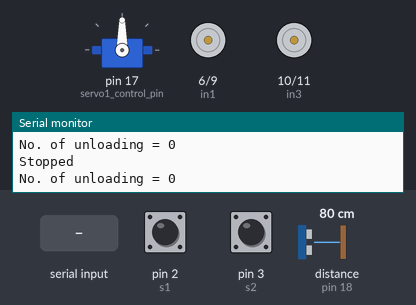
The sketch below on a simulated Arduino Uno, built with avr-gcc and run on an emulated ATmega328P. On the bench: servo, motor-driver pin pairs drawn as motors (green arrow = first pin HIGH = forward, orange = second pin HIGH = backward, longer = more drive, scaled by the enable pin), the last lines printed to the serial monitor. The test bench sets the inputs (shaded band); at power-on: distance to the obstacle (sensor on pin 18) 80 cm, pin 2 (s1) HIGH, pin 3 (s2) HIGH. The echo pulse lasts 58.3 µs per cm.

Above: at 1.2 s.
1.3 s: "F\n" received over Serial
At 2.5 s:
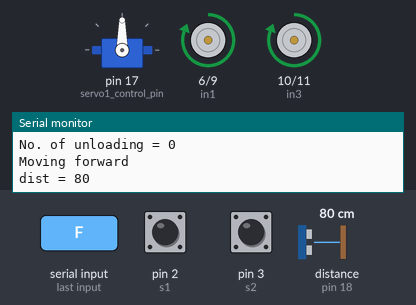
2.8 s: distance to the obstacle (sensor on pin 18) set to 18 cm
4.3 s: distance to the obstacle (sensor on pin 18) set to 13 cm
At 4.8 s:
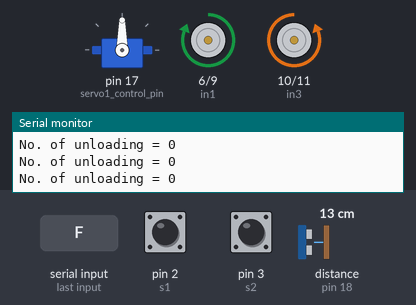
6.5 s: byte 66 ('B') received over Serial
At 7.2 s:
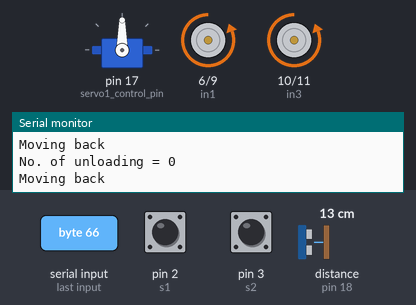
8.0 s: byte 82 ('R') received over Serial
At 9.2 s:
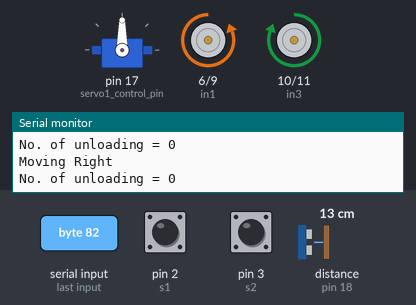
9.5 s: byte 87 ('W') received over Serial
At 12.5 s:
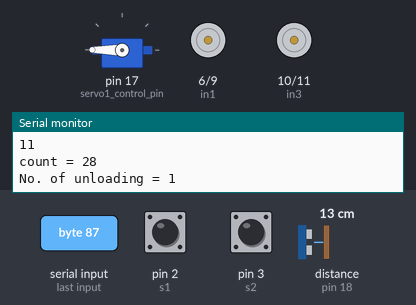
Timing chart, 0 to 13.5 s (numbered marks = the images above; inputs shaded):
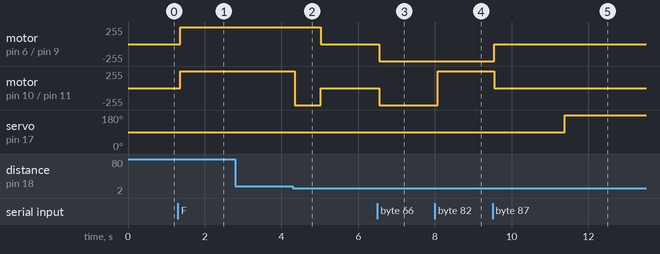

Measured:
- the behaviour switches between 16 and 15 cm on distance to the obstacle (sensor on pin 18) (found by bisection; images 1 and 2)
- after the input at 1.3 s, motor on pin 6 (in1) / pin 9 (in2), motor on pin 10 (in3) / pin 11 (in4): stopped → forward 255/255 after 0.06 s
- after the input at 4.3 s, motor on pin 6 (in1) / pin 9 (in2): forward 255/255 → stopped after 0.73 s; motor on pin 10 (in3) / pin 11 (in4): forward 255/255 → backward 255/255 at once, → stopped 0.69 s later
- after the input at 6.5 s, motor on pin 6 (in1) / pin 9 (in2), motor on pin 10 (in3) / pin 11 (in4): stopped → backward 255/255 at once
- after the input at 8.0 s, motor on pin 10 (in3) / pin 11 (in4): backward 255/255 → forward 255/255 after 0.07 s
- after the input at 9.5 s, motor on pin 6 (in1) / pin 9 (in2): backward 255/255 → stopped after 0.05 s; motor on pin 10 (in3) / pin 11 (in4): forward 255/255 → stopped after 0.05 s; servo on pin 17 (servo1_control_pin): 90° → 180° after 1.9 s

The sketch:

project.ino
```cpp
#include <Servo.h>

  Servo myservo1;


  int servo1_control_pin = 17;

  int unload_counts = 0;

  int servo1_pos = 0;
  int servo2_pos = 0;
  // Motor A, TivaC and L298N connections
  int enA = 14;   //ENABLE pin (PD3) for Motor A to provide PWM
  int enB = 15;
  int in1 = 6;   //IN1 pin (PA2) for Motor A for direction
  int in2 = 9;   //IN2 pin (PA3) for Motor A for direction
  int in3 = 10;
  int in4 = 11;

  int count = 0;
  int count2 = 0;

  int s1 = 2;
  int s2 = 3;

  int echo = 18;
  int  trig = 19;

  int r1;
  int r2;


  int speed = 150;
  int motor_left_speed = 250;
  int motor_right_speed = 250;

  long distance, duration;
  long cm = 0;

  bool direction = true;  //Flag for clockwise or anti-clockwise direction
  char blueTooth;
  int state = 0;

  long ultrasonic(){
      digitalWrite(trig, LOW);
      delayMicroseconds(2);
      digitalWrite(trig, HIGH);
      delayMicroseconds(10);
      digitalWrite(trig, LOW);

      duration = pulseIn(echo, HIGH);   // Reads duration (microseconds) for which Echo pin reads HIGH till wave is reflected
      cm = microsecondsToCentimeters(duration);
      return cm;
  }

  void setup() {

    myservo1.attach(servo1_control_pin);

    //Serial initializing for Debugging
    //Specify pinModes for enA, in1 and in2 below
    Serial.begin(9600);
    pinMode(enA, OUTPUT); //Enable pin for Motor A
    pinMode(enB, OUTPUT);
    pinMode(in1, OUTPUT); //Direction pin 1 for Motor A
    pinMode(in2, OUTPUT); //Direction pin 2 for Motor A
    pinMode(in3, OUTPUT); //Direction pin 1 for Motor A
    pinMode(in4, OUTPUT); //Direction pin 2 for Motor A

    pinMode(s1, INPUT);
    pinMode(s2, INPUT);
    // Turn off motors - Initial state
    digitalWrite(in1, LOW);
    digitalWrite(in2, LOW);
    digitalWrite(in3, LOW);
    digitalWrite(in4, LOW);

    pinMode(echo, INPUT);
    pinMode(trig, OUTPUT);

    TCCR0B = TCCR0B & B11111000 | B00000010 ;


  }

  void move_direction(char blueTooth){
    if (blueTooth == 'F'){
      state = 1;
    }
    else if (blueTooth == 'B'){
      state = 2;
    }
    else if (blueTooth == 'L'){
      state = 3;
    }
    else if (blueTooth == 'R'){
      state = 4;
    }
    else if (blueTooth == 'S'){
      state = 0;
    }
    else if (blueTooth == 'W'){
      state = 5;
    }
    else if (blueTooth == 'M'){
      state = 6;
    }
    else if (blueTooth == 'N'){
      state = 7;
    }
    else if (blueTooth == 'L'){
      state = 8;
    }
    else if (blueTooth == 'R'){
      state = 9;
    }
    else if (blueTooth == 'Q'){
      state = 10;
    }
  }


long microsecondsToCentimeters(long microseconds)
{
  long distance = 0.03448 * microseconds; // 1/29 = 0.03448
  return distance / 2;
}

  void loop() {
      // delay(50);
      r1 = digitalRead(s1);
      r2 = digitalRead(s2);

      // Make the motor run clockwise direction using in1 and in2 states below
      if(Serial.available()>0){

        //Read the bluetoot data and store it in colorDetect variable using Serial.read() command here
        blueTooth = Serial.read();

        //Following lines help debugging by printing whatever character recieved on Serial Monitor
        char Rec = char(blueTooth);
        if (Rec != '0')
        {
        Serial.println(Rec); //This is to visualise the received character on the serial monitor
        }
      }

      move_direction(blueTooth);


      Serial.print('\n');
      Serial.print("No. of unloading = ");
      Serial.print(unload_counts);
      Serial.print('\n');

      if (state == 0){
        myservo1.write(90);
        digitalWrite(in1, LOW);
        digitalWrite(in2, LOW);
        digitalWrite(in3, LOW);
        digitalWrite(in4, LOW);
        Serial.print("Stopped\n");
      }
      if (state == 1){
        Serial.print("Moving forward\n");
        cm = ultrasonic();
        Serial.print("dist = ");
        Serial.print(cm);
        Serial.print("\n");
        if (cm <= 15){
          state = 16;
        }
        else if (cm > 15){
          digitalWrite(in1, HIGH);
          digitalWrite(in2, LOW);
          digitalWrite(in3, HIGH);
          digitalWrite(in4, LOW);
          analogWrite(enA, 150);
          analogWrite(enB, 225);
        }


      }
      else if (state == 2){
        Serial.print("Moving back\n");
        digitalWrite(in1, LOW);
        digitalWrite(in2, HIGH);
        digitalWrite(in3, LOW);
        digitalWrite(in4, HIGH);
        analogWrite(enA, 150);
        analogWrite(enB, 225);
      }
      else if (state == 3){
        Serial.print("Left\n");
        digitalWrite(in1, HIGH);
        digitalWrite(in2, LOW);
        digitalWrite(in3, LOW);
        digitalWrite(in4, HIGH);
        analogWrite(enA, 135);
        analogWrite(enB, 135);

      }
      else if (state == 4){
        Serial.print("Moving Right\n");
        digitalWrite(in1, LOW);
        digitalWrite(in2, HIGH);
        digitalWrite(in3, HIGH);
        digitalWrite(in4, LOW);
        analogWrite(enA, 135);
        analogWrite(enA, 135);
      }
      else if (state == 5){
        // Serial.print("Line Following\n");
          Serial.print(r1);
          Serial.print(r2);
          analogWrite(enA, 250);
          analogWrite(enB, 250);

          if ((r1 == 0)&&(r2 == 0)){
            // delay(30);

              digitalWrite(in1, HIGH);
              digitalWrite(in2, LOW);
              digitalWrite(in3, HIGH);
              digitalWrite(in4, LOW);

              delay(100);

              digitalWrite(in1, LOW);
              digitalWrite(in2, LOW);
              digitalWrite(in3, LOW);
              digitalWrite(in4, LOW);
              count  = 0;
              delay(10);

            }
          if ((r1 == 1)&&(r2 == 0)){
              // delay(30);
              digitalWrite(in1, LOW);
              digitalWrite(in2, LOW);
              digitalWrite(in3, HIGH);
              digitalWrite(in4, LOW);

              delay(100);

              digitalWrite(in1, LOW);
              digitalWrite(in2, LOW);
              digitalWrite(in3, LOW);
              digitalWrite(in4, LOW);
              count = 0;
              delay(10);

          }
          if ((r1 == 0)&&(r2 == 1)){
              // delay(30);
              digitalWrite(in1, HIGH);
              digitalWrite(in2, LOW);
              digitalWrite(in3, LOW);
              digitalWrite(in4, LOW);

              delay(100);

              digitalWrite(in1, LOW);
              digitalWrite(in2, LOW);
              digitalWrite(in3, LOW);
              digitalWrite(in4, LOW);
              count = 0;
              delay(10);
          }
          if ((r1 == 1)&&(r2 == 1)){
              digitalWrite(in1, LOW);
              digitalWrite(in2, LOW);
              digitalWrite(in3, LOW);
              digitalWrite(in4, LOW);
              count += 1;
              Serial.print('\n');
              Serial.print("count = ");
              Serial.print(count);
              Serial.print('\n');
              if (count >= 50){
                count = 0;
                unload_counts += 1;
                 state = 15;
              }
          }


        }
        else if (state == 6){

          myservo1.write(180);
        }
        else if (state == 7){

          myservo1.write(0);
        }
        if (state == 15){
          myservo1.write(180);

        }
        if (state == 16){
          count2 += 1;
          if (count2 == 30){

            state = 0;
            count2 = 0;
          }
          digitalWrite(in1, HIGH);
        digitalWrite(in2, LOW);
        digitalWrite(in3, LOW);
        digitalWrite(in4, HIGH);
        analogWrite(enA, 135);
        analogWrite(enB, 135);
        }
        }
```
